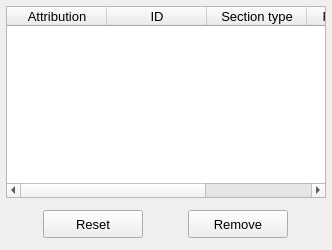
            <widget class="QWidget" name="tab_remove">
             <attribute name="title">
              <string>Remove</string>
             </attribute>
             <layout class="QGridLayout" name="gridLayout_16">
              <property name="leftMargin">
               <number>6</number>
              </property>
              <property name="topMargin">
               <number>6</number>
              </property>
              <property name="rightMargin">
               <number>6</number>
              </property>
              <property name="bottomMargin">
               <number>6</number>
              </property>
              <property name="spacing">
               <number>6</number>
              </property>
              <item row="0" column="0">
               <widget class="QTreeWidget" name="treeWidget_viscous_thermal_model">
                <property name="minimumSize">
                 <size>
                  <width>320</width>
                  <height>100</height>
                 </size>
                </property>
                <property name="maximumSize">
                 <size>
                  <width>16777215</width>
                  <height>16777215</height>
                 </size>
                </property>
                <property name="font">
                 <font>
                  <family>MS Shell Dlg 2</family>
                  <pointsize>10</pointsize>
                  <italic>false</italic>
                 </font>
                </property>
                <property name="toolTip">
                 <string>Select a face to remove the previously attributed boundary condition.</string>
                </property>
                <property name="autoScroll">
                 <bool>true</bool>
                </property>
                <property name="alternatingRowColors">
                 <bool>true</bool>
                </property>
                <property name="indentation">
                 <number>1</number>
                </property>
                <property name="itemsExpandable">
                 <bool>true</bool>
                </property>
                <property name="headerHidden">
                 <bool>false</bool>
                </property>
                <attribute name="headerDefaultSectionSize">
                 <number>100</number>
                </attribute>
                <attribute name="headerHighlightSections">
                 <bool>false</bool>
                </attribute>
                <attribute name="headerShowSortIndicator" stdset="0">
                 <bool>false</bool>
                </attribute>
                <attribute name="headerStretchLastSection">
                 <bool>true</bool>
                </attribute>
                <column>
                 <property name="text">
                  <string>Attribution</string>
                 </property>
                 <property name="textAlignment">
                  <set>AlignCenter</set>
                 </property>
                </column>
                <column>
                 <property name="text">
                  <string>ID</string>
                 </property>
                 <property name="textAlignment">
                  <set>AlignCenter</set>
                 </property>
                </column>
                <column>
                 <property name="text">
                  <string>Section type</string>
                 </property>
                 <property name="textAlignment">
                  <set>AlignCenter</set>
                 </property>
                </column>
                <column>
                 <property name="text">
                  <string>Formulation</string>
                 </property>
                 <property name="textAlignment">
                  <set>AlignCenter</set>
                 </property>
                </column>
                <column>
                 <property name="text">
                  <string>Parameters</string>
                 </property>
                 <property name="textAlignment">
                  <set>AlignCenter</set>
                 </property>
                </column>
               </widget>
              </item>
              <item row="1" column="0">
               <widget class="QFrame" name="frame_3">
                <property name="minimumSize">
                 <size>
                  <width>320</width>
                  <height>40</height>
                 </size>
                </property>
                <property name="maximumSize">
                 <size>
                  <width>16777215</width>
                  <height>40</height>
                 </size>
                </property>
                <property name="frameShape">
                 <enum>QFrame::NoFrame</enum>
                </property>
                <property name="frameShadow">
                 <enum>QFrame::Raised</enum>
                </property>
                <layout class="QGridLayout" name="gridLayout_15">
                 <property name="leftMargin">
                  <number>4</number>
                 </property>
                 <property name="topMargin">
                  <number>4</number>
                 </property>
                 <property name="rightMargin">
                  <number>4</number>
                 </property>
                 <property name="bottomMargin">
                  <number>4</number>
                 </property>
                 <property name="horizontalSpacing">
                  <number>12</number>
                 </property>
                 <item row="0" column="0">
                  <widget class="QPushButton" name="pushButton_reset">
                   <property name="minimumSize">
                    <size>
                     <width>100</width>
                     <height>28</height>
                    </size>
                   </property>
                   <property name="maximumSize">
                    <size>
                     <width>100</width>
                     <height>28</height>
                    </size>
                   </property>
                   <property name="font">
                    <font>
                     <family>MS Shell Dlg 2</family>
                     <pointsize>10</pointsize>
                     <weight>50</weight>
                     <italic>false</italic>
                     <bold>false</bold>
                    </font>
                   </property>
                   <property name="styleSheet">
                    <string notr="true"/>
                   </property>
                   <property name="text">
                    <string>Reset</string>
                   </property>
                  </widget>
                 </item>
                 <item row="0" column="1">
                  <widget class="QPushButton" name="pushButton_remove">
                   <property name="minimumSize">
                    <size>
                     <width>100</width>
                     <height>28</height>
                    </size>
                   </property>
                   <property name="maximumSize">
                    <size>
                     <width>100</width>
                     <height>28</height>
                    </size>
                   </property>
                   <property name="font">
                    <font>
                     <family>MS Shell Dlg 2</family>
                     <pointsize>10</pointsize>
                     <weight>50</weight>
                     <italic>false</italic>
                     <bold>false</bold>
                    </font>
                   </property>
                   <property name="styleSheet">
                    <string notr="true"/>
                   </property>
                   <property name="text">
                    <string>Remove</string>
                   </property>
                  </widget>
                 </item>
                </layout>
               </widget>
              </item>
             </layout>
            </widget>
